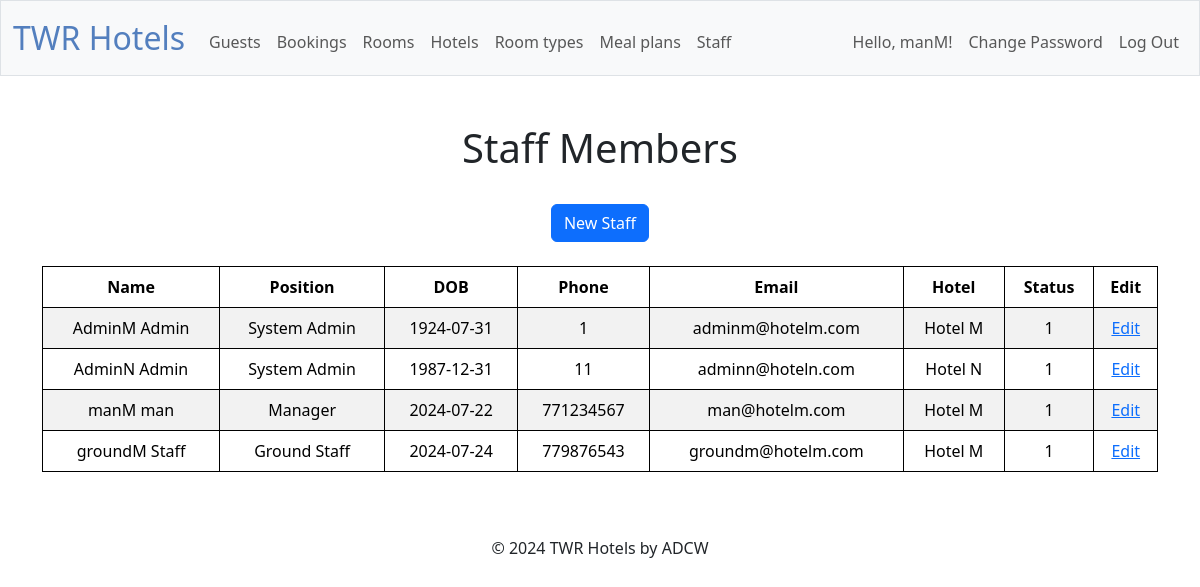
Page /staff (signed in) on the committed database.
### tables this page shows
CREATE TABLE "staff_members" (staffID INTEGER PRIMARY KEY AUTOINCREMENT NOT NULL, hotelID INTEGER NOT NULL, firstName TEXT NOT NULL, lastName TEXT NOT NULL, positionID INTEGER NOT NULL DEFAULT 1,password TEXT NOT NULL,  dateOfBirth DATE NOT NULL, phone INTEGER NOT NULL, email TEXT NOT NULL, statusID INTEGER NOT NULL DEFAULT 1, FOREIGN KEY (hotelID) REFERENCES hotels(hotelID), FOREIGN KEY (positionID) REFERENCES position(id), FOREIGN KEY (statusID) REFERENCES status(statusID));

CREATE TABLE position (id INTEGER PRIMARY KEY AUTOINCREMENT NOT NULL, name TEXT NOT NULL);

CREATE TABLE "hotels" (hotelID INTEGER PRIMARY KEY AUTOINCREMENT NOT NULL , name TEXT NOT NULL, address TEXT, phone INTEGER NOT NULL, email TEXT NOT NULL, checkinTime TIME NOT NULL, checkoutTime TIME NOT NULL, statusID INTEGER NOT NULL, FOREIGN KEY (statusID) REFERENCES status(statusID));

### app.py (the view)
@app.route("/staff", methods=["GET"])
@manager_required
def staff():
    staff = db.execute(
        "SELECT staff_members.*, hotels.name as hotelName, status.status, position.name as position FROM staff_members INNER JOIN hotels ON staff_members.hotelID = hotels.hotelID INNER JOIN status ON staff_members.statusID = status.statusID INNER JOIN position ON staff_members.positionID = position.id ORDER BY positionID DESC, firstName, lastName")
    return render_template("staff.html", staff=staff)

### app.py (called while the page is built)
@app.after_request
def after_request(response):
    response.headers["Cache-Control"] = "no-cache, no-store, must-revalidate"
    response.headers["Expires"] = 0
    response.headers["Pragma"] = "no-cache"
    return response

### templates/staff.html (shortened to what this page needs)
{% extends "layout.html" %}
{% block main %}
<h1>Staff Members</h1>
<br>
<a href="/new_staff" class="btn btn-primary">New Staff</a>
<br>
<br>
<table class="table table-striped">
    <thead>
        <tr>
            <th>Name</th>
            <th>Position</th>
            <th>DOB</th>
            <th>Phone</th>
            <th>Email</th>
            <th>Hotel</th>
            <th>Status</th>
            <th>Edit</th>
        </tr>
    </thead>
    <tbody>
        {% for staff in staff %}
            <tr>
                <td>{{ staff["firstName"] }} {{ staff["lastName"]}}</td>
                <td>{{ staff["position"] }}</td>
                <td>{{ staff["dateOfBirth"] }}</td>
                <td>{{ staff["phone"] }}</td>
                <td>{{ staff["email"] }}</td>
                <td>{{ staff["hotelName"] }}</td>
                <td>{{ staff["statusID"] }}</td>
                <td><a href="/edit_staff?staffid={{ staff['staffID'] }}">Edit</a></td>
            </tr>
        {% endfor %}
    </tbody>
</table>
{% endblock %}

### templates/layout.html (shortened to what this page needs)
<!DOCTYPE html>
<html lang="en">
    <head>
        <link href="https://cdn.jsdelivr.net/npm/bootstrap@5.3.3/dist/css/bootstrap.min.css" rel="stylesheet">
        <link href="/static/styles.css" rel="stylesheet">
    </head>
    <body>
        <nav class="bg-light border navbar navbar-expand-md navbar-light">
            <div class="container-fluid">
                <a class="navbar-brand" href="/"><span class="blue">TWR Hotels</span></a>
                <div class="collapse navbar-collapse" id="navbar">
                    {% if session["user_id"] %}
                        <ul class="navbar-nav me-auto mt-2">
                            <li class="nav-item"><a class="nav-link" href="/guests">Guests</a></li>
                            <li class="nav-item"><a class="nav-link" href="/bookings">Bookings</a></li>
                            <li class="nav-item"><a class="nav-link" href="/rooms">Rooms</a></li>
                            <li class="nav-item"><a class="nav-link" href="/hotels">Hotels</a></li>
                            <li class="nav-item"><a class="nav-link" href="/roomTypes">Room types</a></li>
                            <li class="nav-item"><a class="nav-link" href="/mealPlans">Meal plans</a></li>
                            <li class="nav-item"><a class="nav-link" href="/staff">Staff</a></li>
                        </ul>
                        <ul class="navbar-nav ms-auto mt-2">
                            <li class="nav-item"><a class="nav-link">Hello, {{ session["username"] }}!</a></li>
                            <li class="nav-item"><a class="nav-link" href="/changepw">Change Password</a></li>
                            <li class="nav-item"><a class="nav-link" href="/logout">Log Out</a></li>
                        </ul>
                    {% else %}
                        <ul class="navbar-nav ms-auto mt-2">
                            <li class="nav-item"><a class="nav-link" href="/login">Log In</a></li>
                        </ul>
                    {% endif %}
                </div>
            </div>
        </nav>
        <main class="container py-5 text-center">
            {% block main %}{% endblock %}
        </main>
    </body>
    <footer class="mb-5">
        <div class="container text-center">
            <p id="copy"></p>
        </div>
    </footer>
</html>

### static/styles.css (style rules this page uses)
nav .navbar-brand { font-size: xx-large; }
nav .navbar-brand .blue { color: #537fbe; }
table { background-color: transparent; margin-bottom: 1rem; width: 100%; }
table th, table td { padding: 0.75rem; vertical-align: middle; border-collapse: collapse; border: 1px solid; }
tbody tr:nth-of-type(odd) { background-color: rgb(179, 208, 255, 0.3) }

### rows in the picture
staff_members: username "manM", firstName "manM", lastName "man", position "Manager", dateOfBirth "2024-07-22", phone "771234567", email "man@hotelm.com", hotelName "Hotel M", statusID "1"
staff_members: firstName "AdminM", lastName "Admin", position "System Admin", dateOfBirth "1924-07-31", phone "1", email "adminm@hotelm.com", hotelName "Hotel M", statusID "1"
staff_members: firstName "AdminN", lastName "Admin", position "System Admin", dateOfBirth "1987-12-31", phone "11", email "adminn@hoteln.com", hotelName "Hotel N", statusID "1"
staff_members: firstName "groundM", lastName "Staff", position "Ground Staff", dateOfBirth "2024-07-24", phone "779876543", email "groundm@hotelm.com", hotelName "Hotel M", statusID "1"
